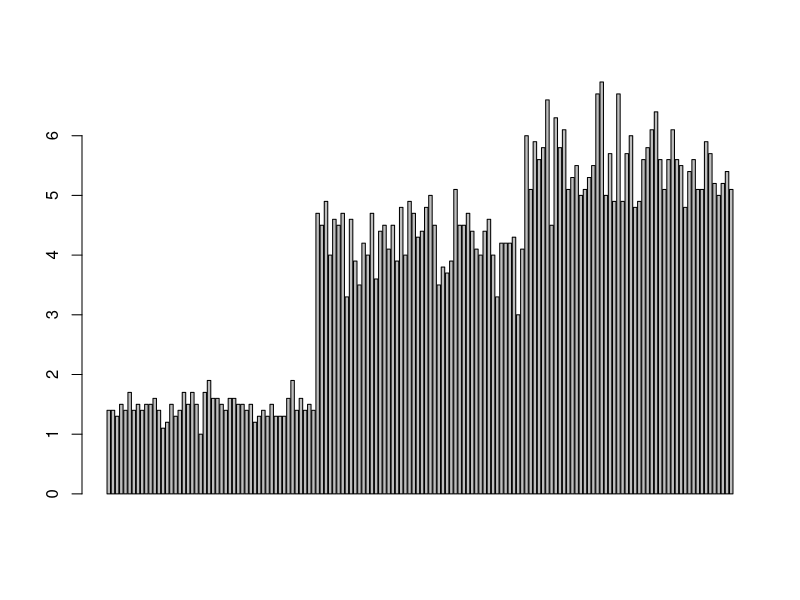
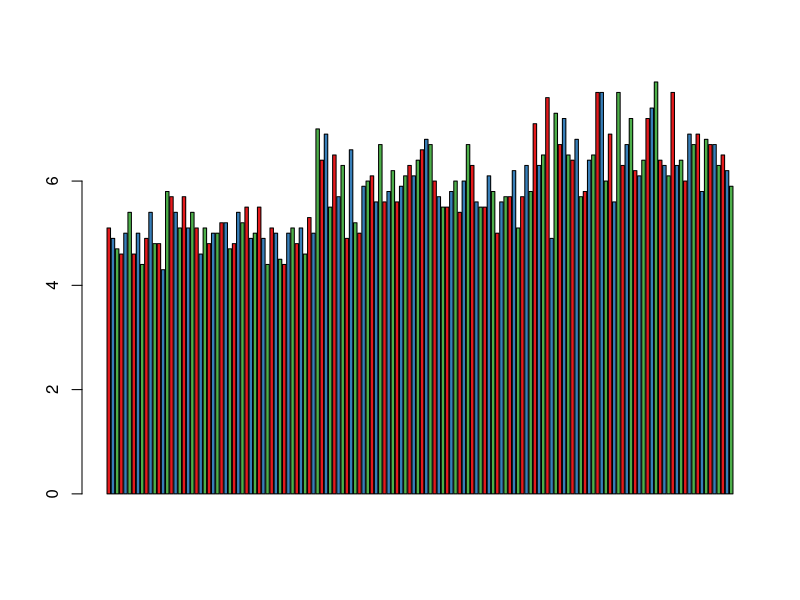
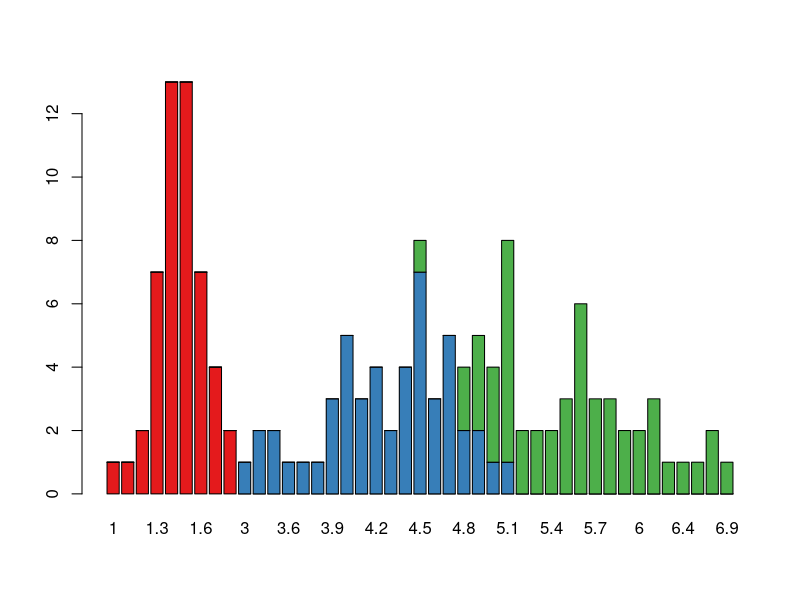
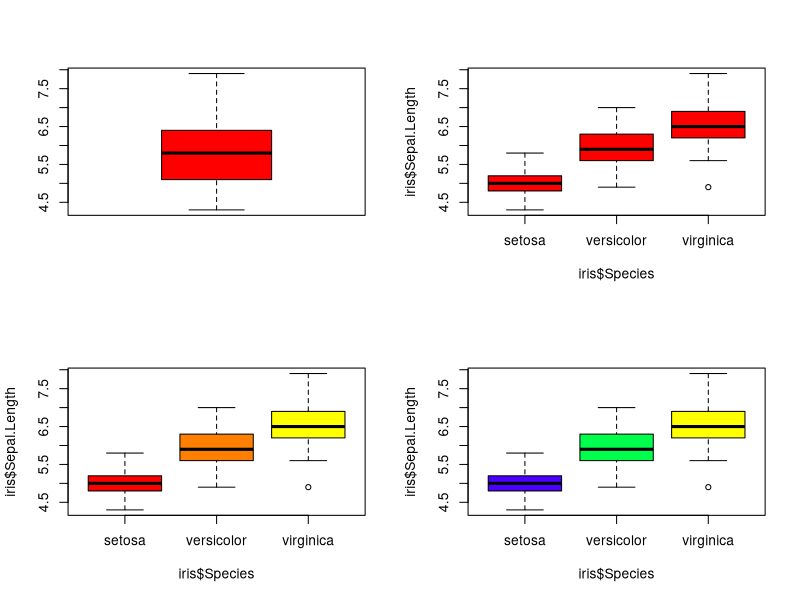

Write the R code that produced these figures, in order.
#1a
library(datasets)
barplot(iris$Petal.Length)

#1b
library("RColorBrewer")
barplot(iris$Sepal.Length, col=brewer.pal(3,"Set1"))
barplot(table(iris$Species, iris$Petal.Length), col=brewer.pal(3,"Set1"))

#1c
data(iris)
par(mfrow=c(2,2))
boxplot(iris$Sepal.Length,col="red")
boxplot(iris$Sepal.Length~iris$Species,col="red")
boxplot(iris$Sepal.Length~iris$Species,col=heat.colors(3))
boxplot(iris$Sepal.Length~iris$Species,col=topo.colors(3))
